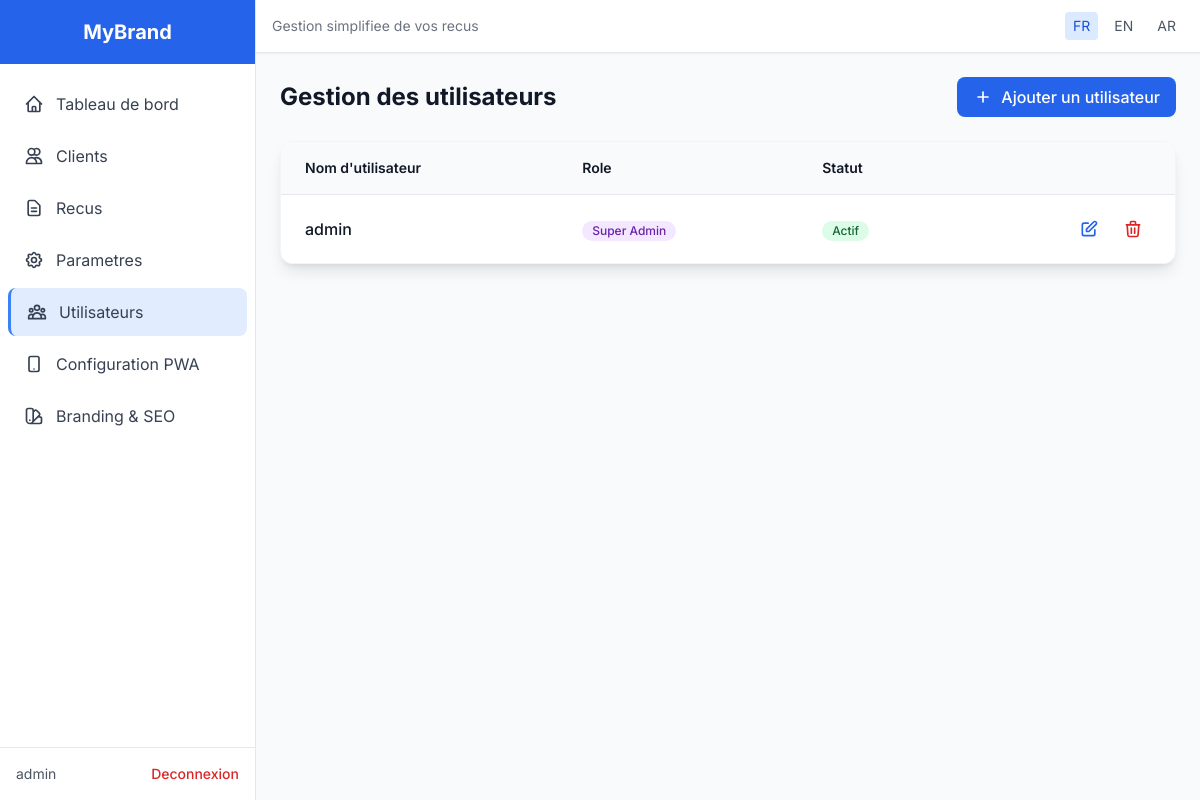
Screenshot of /users/ (signed in) with the database file from the repository.
### init_db.py (models this page shows)
class Settings(db.Model):
    __tablename__ = 'settings'
    id = db.Column(db.Integer, primary_key=True)
    user_id = db.Column(db.String(36), db.ForeignKey('users.id'), nullable=True)
    thermal_width = db.Column(db.Integer, default=58)
    receipt_number_format = db.Column(db.String(50), default='REC-{YYYY}{MM}{DD}-{N}')
    timezone = db.Column(db.String(50), default='Africa/Casablanca')
    pwa_enabled = db.Column(db.Boolean, default=True)
    pwa_app_name = db.Column(db.String(100), default='Receipt App')
    pwa_short_name = db.Column(db.String(50), default='Receipts')
    pwa_icon_url = db.Column(db.String(255), default='/static/favicon.svg')
    pwa_theme_color = db.Column(db.String(20), default='#3B82F6')
    pwa_background_color = db.Column(db.String(20), default='#ffffff')
    pwa_description = db.Column(db.String(255), default='Receipt Management Application')
    branding_app_name = db.Column(db.String(100), default='')
    branding_logo_url = db.Column(db.String(255), default='')
    branding_favicon_url = db.Column(db.String(255), default='')
    seo_title_suffix = db.Column(db.String(100), default='')
    seo_meta_description = db.Column(db.String(255), default='')
    seo_keywords = db.Column(db.String(255), default='')
    seo_og_title = db.Column(db.String(100), default='')
    seo_og_description = db.Column(db.String(255), default='')
    seo_og_image_url = db.Column(db.String(255), default='')
    seo_twitter_card = db.Column(db.String(50), default='summary_large_image')
    site_url = db.Column(db.String(255), default='')

class User(db.Model):
    __tablename__ = 'users'
    id = db.Column(db.String(36), primary_key=True)
    username = db.Column(db.String(100), unique=True, nullable=False)
    password_hash = db.Column(db.String(255), nullable=False)
    role = db.Column(db.String(20), nullable=False, default='user')
    created_at = db.Column(db.DateTime, default=datetime.utcnow)
    is_active = db.Column(db.Boolean, default=True)
    companies = db.relationship('Company', backref='owner', lazy=True)
    clients = db.relationship('Client', backref='owner', lazy=True)
    receipts = db.relationship('Receipt', backref='owner', lazy=True)

### routes/users.py (the view)
@users_bp.route('/')
@superadmin_required
def list_users():
    users = User.get_all()
    return render_template('users.html', users=users)

### templates/users.html (shortened to what this page needs)
{% extends "base.html" %}
{% block content %}
<div class="max-w-4xl mx-auto">
    <div class="flex flex-col sm:flex-row justify-between items-start sm:items-center gap-4 mb-6">
        <h1 class="text-2xl font-bold text-gray-900">{{ t('users.title') }}</h1>
        <a href="{{ url_for('users.add_user') }}"
           class="inline-flex items-center px-4 py-2 bg-blue-600 text-white font-medium rounded-lg hover:bg-blue-700 transition-colors">
            <svg class="w-5 h-5 {{ 'ml-2' if is_rtl else 'mr-2' }}" fill="none" stroke="currentColor" viewBox="0 0 24 24">
                <path stroke-linecap="round" stroke-linejoin="round" stroke-width="2" d="M12 6v6m0 0v6m0-6h6m-6 0H6"></path>
            </svg>
            {{ t('users.add_user') }}
        </a>
    </div>
    <div class="bg-white rounded-xl shadow-lg border border-gray-100 overflow-hidden">
        {% if users %}
            <div class="hidden md:block overflow-x-auto">
                <table class="w-full">
                    <thead class="bg-gray-50 border-b border-gray-200">
                        <tr>
                            <th class="px-6 py-4 text-{{ 'right' if is_rtl else 'left' }} text-sm font-semibold text-gray-900">{{ t('users.username') }}</th>
                            <th class="px-6 py-4 text-{{ 'right' if is_rtl else 'left' }} text-sm font-semibold text-gray-900">{{ t('users.role') }}</th>
                            <th class="px-6 py-4 text-{{ 'right' if is_rtl else 'left' }} text-sm font-semibold text-gray-900">{{ t('users.status') }}</th>
                            <th class="px-6 py-4"></th>
                        </tr>
                    </thead>
                    <tbody class="divide-y divide-gray-100">
                        {% for user in users %}
                        <tr class="hover:bg-gray-50 transition-colors">
                            <td class="px-6 py-4">
                                <span class="font-medium text-gray-900">{{ user.username }}</span>
                            </td>
                            <td class="px-6 py-4">
                                <span class="inline-flex items-center px-2.5 py-0.5 rounded-full text-xs font-medium
                                    {% if user.role == 'superadmin' %}bg-purple-100 text-purple-800{% else %}bg-blue-100 text-blue-800{% endif %}">
                                    {{ t('users.role_superadmin') if user.role == 'superadmin' else t('users.role_user') }}
                                </span>
                            </td>
                            <td class="px-6 py-4">
                                <span class="inline-flex items-center px-2.5 py-0.5 rounded-full text-xs font-medium
                                    {% if user.is_active %}bg-green-100 text-green-800{% else %}bg-red-100 text-red-800{% endif %}">
                                    {{ t('users.active') if user.is_active else t('users.inactive') }}
                                </span>
                            </td>
                            <td class="px-6 py-4">
                                <div class="flex items-center gap-2 justify-end">
                                    <a href="{{ url_for('users.edit_user', user_id=user.id) }}"
                                       class="p-2 text-blue-600 hover:bg-blue-50 rounded-lg transition-colors">
                                        <svg class="w-5 h-5" fill="none" stroke="currentColor" viewBox="0 0 24 24">
                                            <path stroke-linecap="round" stroke-linejoin="round" stroke-width="2" d="M11 5H6a2 2 0 00-2 2v11a2 2 0 002 2h11a2 2 0 002-2v-5m-1.414-9.414a2 2 0 112.828 2.828L11.828 15H9v-2.828l8.586-8.586z"></path>
                                        </svg>
                                    </a>
                                    <form action="{{ url_for('users.delete_user', user_id=user.id) }}" method="POST" class="inline"
                                          onsubmit="return confirm('{{ t('users.confirm_delete') }}');">
                                        <button type="submit" class="p-2 text-red-600 hover:bg-red-50 rounded-lg transition-colors">
                                            <svg class="w-5 h-5" fill="none" stroke="currentColor" viewBox="0 0 24 24">
                                                <path stroke-linecap="round" stroke-linejoin="round" stroke-width="2" d="M19 7l-.867 12.142A2 2 0 0116.138 21H7.862a2 2 0 01-1.995-1.858L5 7m5 4v6m4-6v6m1-10V4a1 1 0 00-1-1h-4a1 1 0 00-1 1v3M4 7h16"></path>
                                            </svg>
                                        </button>
                                    </form>
                                </div>
                            </td>
                        </tr>
                        {% endfor %}
                    </tbody>
                </table>
            </div>
        {% endif %}
    </div>
</div>
{% endblock %}

### templates/base.html (shortened to what this page needs)
<!DOCTYPE html>
<html lang="{{ locale }}" dir="{{ 'rtl' if is_rtl else 'ltr' }}">
<head>
    <script src="https://cdn.tailwindcss.com"></script>
</head>
<body class="bg-gray-50 min-h-screen">
    <div class="flex min-h-screen">
        <aside class="hidden md:flex md:flex-shrink-0">
            <div class="flex flex-col w-64 bg-white border-{{ 'l' if is_rtl else 'r' }} border-gray-200">
                <div class="flex items-center justify-center h-16 px-4 bg-blue-600">
                    {% if settings.branding_logo_url %}
                    <img src="{{ settings.branding_logo_url }}" alt="{{ settings.branding_app_name or t('app.name') }}" class="h-10 w-auto object-contain">
                    {% else %}
                    <h1 class="text-xl font-bold text-white">{{ settings.branding_app_name or t('app.name') }}</h1>
                    {% endif %}
                </div>
                <nav class="flex-1 px-2 py-4 space-y-1">
                    <a href="{{ url_for('dashboard.index') }}" class="sidebar-link flex items-center px-4 py-3 text-gray-700 rounded-lg {% if request.endpoint and 'dashboard' in request.endpoint %}active{% endif %}">
                        <svg class="w-5 h-5 {{ 'ml-3' if is_rtl else 'mr-3' }}" fill="none" stroke="currentColor" viewBox="0 0 24 24">
                            <path stroke-linecap="round" stroke-linejoin="round" stroke-width="2" d="M3 12l2-2m0 0l7-7 7 7M5 10v10a1 1 0 001 1h3m10-11l2 2m-2-2v10a1 1 0 01-1 1h-3m-6 0a1 1 0 001-1v-4a1 1 0 011-1h2a1 1 0 011 1v4a1 1 0 001 1m-6 0h6"></path>
                        </svg>
                        {{ t('nav.dashboard') }}
                    </a>
                    <a href="{{ url_for('clients.list_clients') }}" class="sidebar-link flex items-center px-4 py-3 text-gray-700 rounded-lg {% if request.endpoint and 'clients' in request.endpoint %}active{% endif %}">
                        <svg class="w-5 h-5 {{ 'ml-3' if is_rtl else 'mr-3' }}" fill="none" stroke="currentColor" viewBox="0 0 24 24">
                            <path stroke-linecap="round" stroke-linejoin="round" stroke-width="2" d="M12 4.354a4 4 0 110 5.292M15 21H3v-1a6 6 0 0112 0v1zm0 0h6v-1a6 6 0 00-9-5.197M13 7a4 4 0 11-8 0 4 4 0 018 0z"></path>
                        </svg>
                        {{ t('nav.clients') }}
                    </a>
                    <a href="{{ url_for('receipts.list_receipts') }}" class="sidebar-link flex items-center px-4 py-3 text-gray-700 rounded-lg {% if request.endpoint and 'receipts' in request.endpoint %}active{% endif %}">
                        <svg class="w-5 h-5 {{ 'ml-3' if is_rtl else 'mr-3' }}" fill="none" stroke="currentColor" viewBox="0 0 24 24">
                            <path stroke-linecap="round" stroke-linejoin="round" stroke-width="2" d="M9 12h6m-6 4h6m2 5H7a2 2 0 01-2-2V5a2 2 0 012-2h5.586a1 1 0 01.707.293l5.414 5.414a1 1 0 01.293.707V19a2 2 0 01-2 2z"></path>
                        </svg>
                        {{ t('nav.receipts') }}
                    </a>
                    <a href="{{ url_for('settings.settings_page') }}" class="sidebar-link flex items-center px-4 py-3 text-gray-700 rounded-lg {% if request.endpoint and 'settings' in request.endpoint %}active{% endif %}">
                        <svg class="w-5 h-5 {{ 'ml-3' if is_rtl else 'mr-3' }}" fill="none" stroke="currentColor" viewBox="0 0 24 24">
                            <path stroke-linecap="round" stroke-linejoin="round" stroke-width="2" d="M10.325 4.317c.426-1.756 2.924-1.756 3.35 0a1.724 1.724 0 002.573 1.066c1.543-.94 3.31.826 2.37 2.37a1.724 1.724 0 001.065 2.572c1.756.426 1.756 2.924 0 3.35a1.724 1.724 0 00-1.066 2.573c.94 1.543-.826 3.31-2.37 2.37a1.724 1.724 0 00-2.572 1.065c-.426 1.756-2.924 1.756-3.35 0a1.724 1.724 0 00-2.573-1.066c-1.543.94-3.31-.826-2.37-2.37a1.724 1.724 0 00-1.065-2.572c-1.756-.426-1.756-2.924 0-3.35a1.724 1.724 0 001.066-2.573c-.94-1.543.826-3.31 2.37-2.37.996.608 2.296.07 2.572-1.065z"></path>
                            <path stroke-linecap="round" stroke-linejoin="round" stroke-width="2" d="M15 12a3 3 0 11-6 0 3 3 0 016 0z"></path>
                        </svg>
                        {{ t('nav.settings') }}
                    </a>
                    {% if is_superadmin %}
                    <a href="{{ url_for('users.list_users') }}" class="sidebar-link flex items-center px-4 py-3 text-gray-700 rounded-lg {% if request.endpoint and 'users' in request.endpoint %}active{% endif %}">
                        <svg class="w-5 h-5 {{ 'ml-3' if is_rtl else 'mr-3' }}" fill="none" stroke="currentColor" viewBox="0 0 24 24">
                            <path stroke-linecap="round" stroke-linejoin="round" stroke-width="2" d="M17 20h5v-2a3 3 0 00-5.356-1.857M17 20H7m10 0v-2c0-.656-.126-1.283-.356-1.857M7 20H2v-2a3 3 0 015.356-1.857M7 20v-2c0-.656.126-1.283.356-1.857m0 0a5.002 5.002 0 019.288 0M15 7a3 3 0 11-6 0 3 3 0 016 0zm6 3a2 2 0 11-4 0 2 2 0 014 0zM7 10a2 2 0 11-4 0 2 2 0 014 0z"></path>
                        </svg>
                        {{ t('nav.users') }}
                    </a>
                    <a href="{{ url_for('pwa_configuration.pwa_configuration_page') }}" class="sidebar-link flex items-center px-4 py-3 text-gray-700 rounded-lg ">
                         <svg class="w-5 h-5 {{ 'ml-3' if is_rtl else 'mr-3' }}" fill="none" stroke="currentColor" viewBox="0 0 24 24">
                            <path stroke-linecap="round" stroke-linejoin="round" stroke-width="2" d="M12 18h.01M8 21h8a2 2 0 002-2V5a2 2 0 00-2-2H8a2 2 0 00-2 2v14a2 2 0 002 2z"></path>
                        </svg>
                        {{ t('pwa.configuration_title') }}
                    </a>
                    <a href="{{ url_for('branding_seo.branding_seo_page') }}" class="sidebar-link flex items-center px-4 py-3 text-gray-700 rounded-lg {% if request.endpoint and 'branding_seo' in request.endpoint %}active{% endif %}">
                         <svg class="w-5 h-5 {{ 'ml-3' if is_rtl else 'mr-3' }}" fill="none" stroke="currentColor" viewBox="0 0 24 24">
                            <path stroke-linecap="round" stroke-linejoin="round" stroke-width="2" d="M7 21a4 4 0 01-4-4V5a2 2 0 012-2h4a2 2 0 012 2v12a4 4 0 01-4 4zm0 0h12a2 2 0 002-2v-4a2 2 0 00-2-2h-2.343M11 7.343l1.657-1.657a2 2 0 012.828 0l2.829 2.829a2 2 0 010 2.828l-8.486 8.485M7 17h.01"></path>
                        </svg>
                        {{ t('branding_seo.menu_title') }}
                    </a>
                    {% endif %}
                </nav>
                <div class="p-4 border-t border-gray-200">
                    {% if current_user %}
                    <div class="flex items-center justify-between">
                        <span class="text-sm text-gray-600 truncate">{{ current_user.username }}</span>
                        <a href="{{ url_for('auth.logout') }}" class="text-red-600 hover:text-red-700 text-sm font-medium">
                            {{ t('nav.logout') }}
                        </a>
                    </div>
                    {% endif %}
                </div>
            </div>
        </aside>
        <div class="flex flex-col flex-1">
            <header class="bg-white shadow-sm border-b border-gray-200">
                <div class="flex items-center justify-between px-4 py-3">
                    <div class="flex items-center gap-2">
                        <span class="text-sm text-gray-500 hidden sm:inline">{{ t('app.tagline') }}</span>
                    </div>
                    <div class="flex items-center gap-2">
                        <a href="{{ url_for('dashboard.change_locale', locale='fr') }}" class="px-2 py-1 text-sm rounded {% if locale == 'fr' %}bg-blue-100 text-blue-700{% else %}text-gray-600 hover:bg-gray-100{% endif %}">FR</a>
                        <a href="{{ url_for('dashboard.change_locale', locale='en') }}" class="px-2 py-1 text-sm rounded {% if locale == 'en' %}bg-blue-100 text-blue-700{% else %}text-gray-600 hover:bg-gray-100{% endif %}">EN</a>
                        <a href="{{ url_for('dashboard.change_locale', locale='ar') }}" class="px-2 py-1 text-sm rounded {% if locale == 'ar' %}bg-blue-100 text-blue-700{% else %}text-gray-600 hover:bg-gray-100{% endif %}">AR</a>
                    </div>
                </div>
            </header>
            <main class="flex-1 p-4 md:p-6 overflow-auto">
                {% block content %}{% endblock %}
            </main>
        </div>
    </div>
</body>
</html>

### rows the page displays
Settings: branding_app_name "MyBrand"
User: username "admin", role "Super Admin", t "Actif"

### other values shown
{{ t('nav.dashboard') }} "Tableau de bord"
{{ t('nav.clients') }} "Clients"
{{ t('nav.receipts') }} "Recus"
{{ t('nav.settings') }} "Parametres"
{{ t('nav.users') }} "Utilisateurs"
{{ t('pwa.configuration_title') }} "Configuration PWA"
{{ t('branding_seo.menu_title') }} "Branding & SEO"
{{ t('nav.logout') }} "Deconnexion"
{{ t('app.tagline') }} "Gestion simplifiee de vos recus"
{{ t('users.title') }} "Gestion des utilisateurs"
{{ t('users.add_user') }} "Ajouter un utilisateur"
{{ t('users.username') }} "Nom d'utilisateur"
{{ t('users.role') }} "Role"
{{ t('users.status') }} "Statut"
